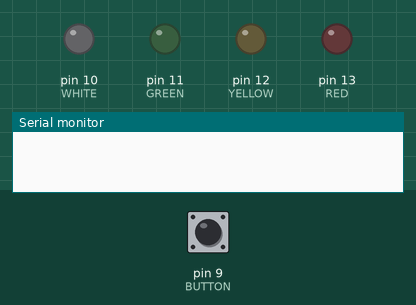
This sketch was run on a simulated Arduino Uno, built with avr-gcc and run on an emulated ATmega328P. Shown: output pins drawn as LEDs (lit = HIGH), the last lines printed to the serial monitor. The test bench sets the inputs (shaded band); at power-on: pin 9 (BUTTON) HIGH.

Above: at 1.2 s.
1.3 s: pin 9 (BUTTON) pulled LOW for 0.15 s
At 2.1 s:
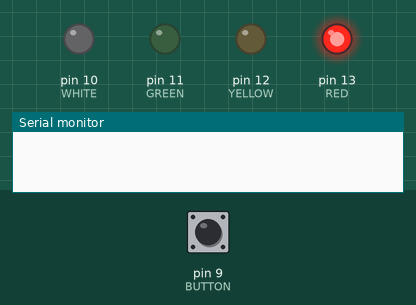
4.4 s: pin 9 (BUTTON) pulled LOW for 1 s
At 6.2 s:
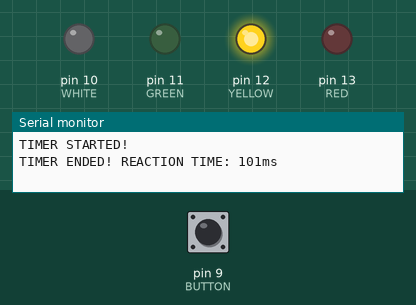
6.9 s: pin 9 (BUTTON) pulled LOW for 3.2 s
At 11.4 s:
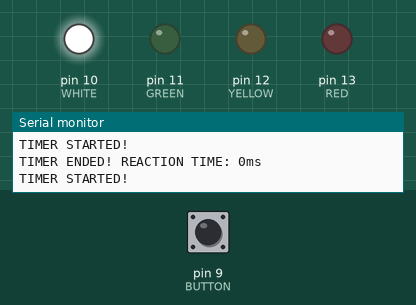
Timing chart, 0 to 12.9 s (numbered marks = the images above; inputs shaded):
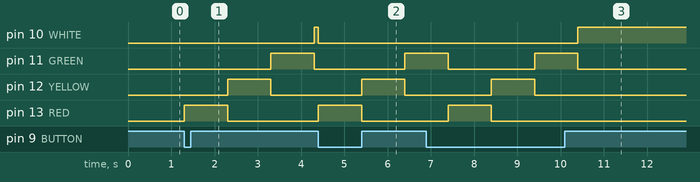

Measured:
- after the input at 1.3 s, pin 10 (WHITE): LOW → HIGH after 3.0 s; pin 11 (GREEN): LOW → HIGH after 2.0 s, → LOW 1.0 s later; pin 12 (YELLOW): LOW → HIGH after 1.0 s, → LOW 1.0 s later; pin 13 (RED): LOW → HIGH at once, → LOW 1.0 s later
- after the input at 4.4 s, pin 10 (WHITE): HIGH → LOW at once; pin 11 (GREEN): LOW → HIGH after 2.0 s; pin 12 (YELLOW): LOW → HIGH after 1.0 s, → LOW 1.0 s later; pin 13 (RED): LOW → HIGH at once, → LOW 1.0 s later
- after the input at 6.9 s, pin 10 (WHITE): LOW → HIGH after 3.5 s instead of 0.50 s; pin 12 (YELLOW): LOW → HIGH after 1.5 s, → LOW 1.0 s later; pin 13 (RED): LOW → HIGH after 0.50 s, → LOW 1.0 s later

The sketch:

reactionTime.ino
```cpp
#define RED 13
#define YELLOW 12
#define GREEN 11
#define WHITE 10
#define BUTTON 9
#define DELAY 1000

void trafficLights() {
  digitalWrite(WHITE, LOW); // ENSURE WHITE IS OFF
  digitalWrite(RED, HIGH);  // RED ON
  delay(DELAY);
  digitalWrite(RED, LOW);      // RED OFF
  digitalWrite(YELLOW, HIGH);  // YELLOW ON
  delay(DELAY);
  digitalWrite(YELLOW, LOW);  // YELLOW OFF
  digitalWrite(GREEN, HIGH);  // GREEN ON
  delay(DELAY);
  digitalWrite(GREEN, LOW);  // GREEN OFF
  digitalWrite(WHITE, HIGH);
}

void turnOffLeds() {
  digitalWrite(WHITE, LOW);
  digitalWrite(RED, LOW);
  digitalWrite(YELLOW, LOW);
  digitalWrite(GREEN, LOW);
}

// the setup function runs once when you press reset or power the board
void setup() {
  Serial.begin(9600);             // START SERIAL LISTENER
  pinMode(RED, OUTPUT);           // RED
  pinMode(YELLOW, OUTPUT);        // YELLOW
  pinMode(GREEN, OUTPUT);         // GREEN
  pinMode(WHITE, OUTPUT);         // WHITE
  pinMode(BUTTON, INPUT_PULLUP);  // BUTTON
  turnOffLeds();  // ENSURE LEDS ARE OFF TO START
}

int input;
bool timerRunning = false;
unsigned long startTime = 0;

// the loop function runs over and over again forever
void loop() {

  input = digitalRead(BUTTON);

  // START SEQUENCE
  if (input == LOW && !timerRunning) {
    trafficLights();
    timerRunning = true;
    startTime = millis();
    Serial.println("TIMER STARTED!");
    return;
  }

  // BUTTON PRESSED AND GET REACTION TIME!!
  if (input == LOW && timerRunning) {
    unsigned long reactionTime = millis() - startTime;
    Serial.print("TIMER ENDED! REACTION TIME: ");
    Serial.print(reactionTime);
    Serial.println("ms");
    digitalWrite(WHITE, LOW);
    timerRunning = false;
    return;
  }

  delay(100);
}
```
